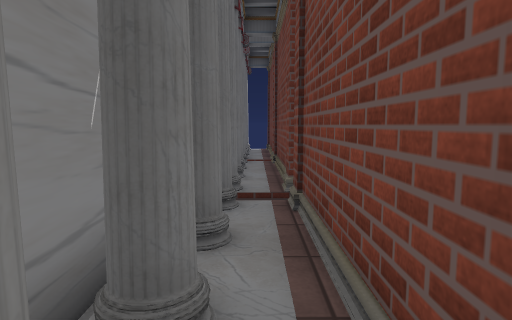
[1] (above)

16 first-person views from a walk through a Unity game level. The camera is 1.5 m above the floor, tilts 6° down and sees 75° across. The floor is counted in squares, 1 m on a side. Each view is taken from the middle of a square. On the plan, view 1 faces up. The plan holds only what a view shows up to about 15 squares ahead; the rest is blank. The place goes on beyond the plan. Some animated figures are left out. Some surface patterns are stand-ins.

[2]
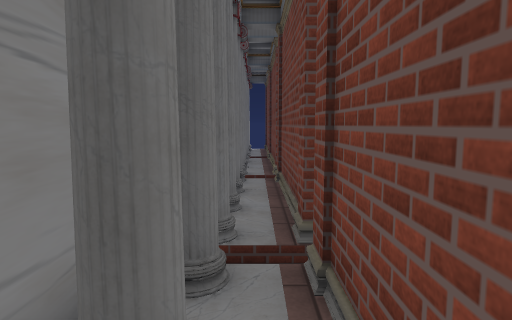

[3]
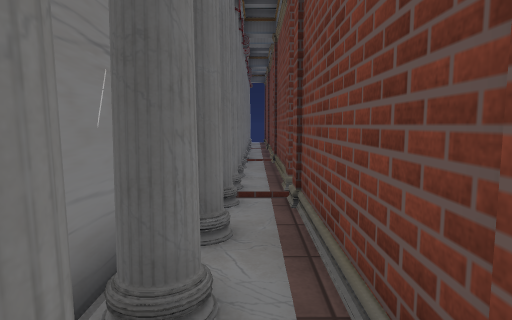

[4]
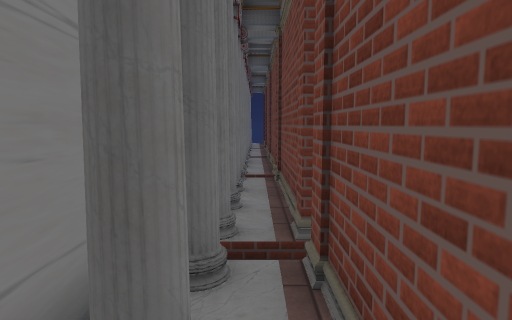

[5]
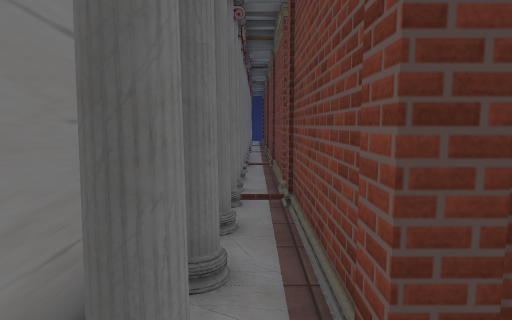

[6]
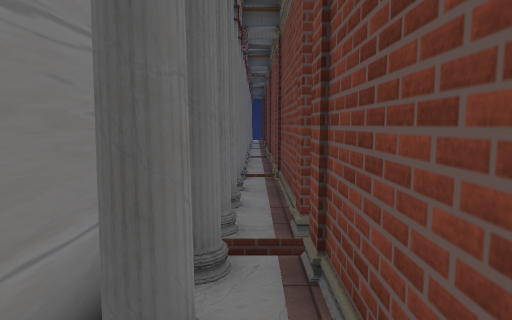

[7]
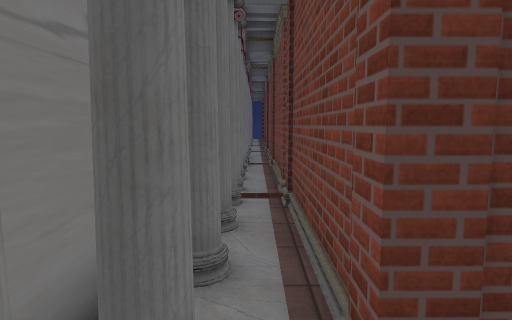

[8]
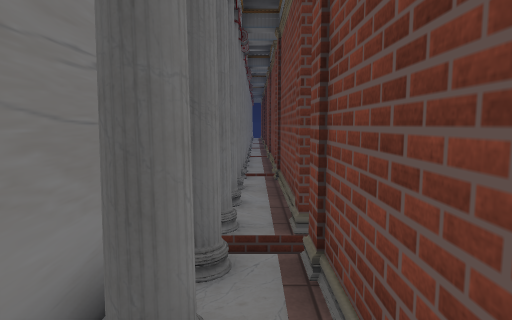

[9]
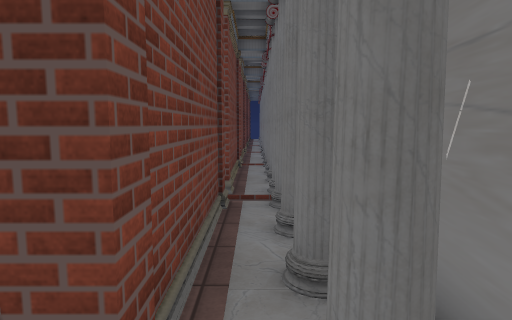

[10]
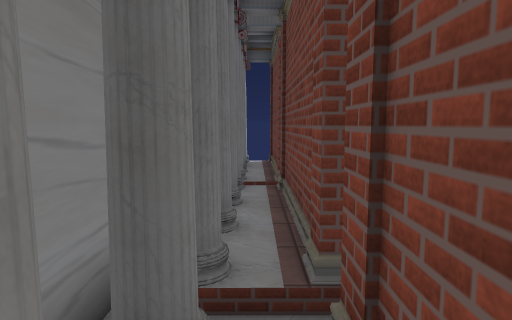

[11]
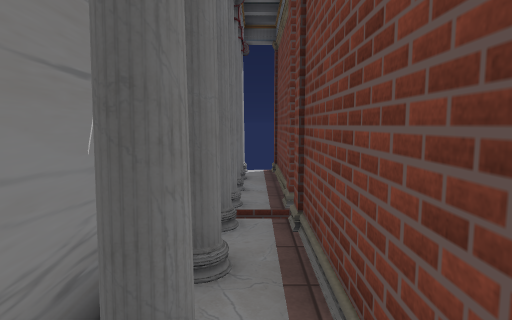

[12]
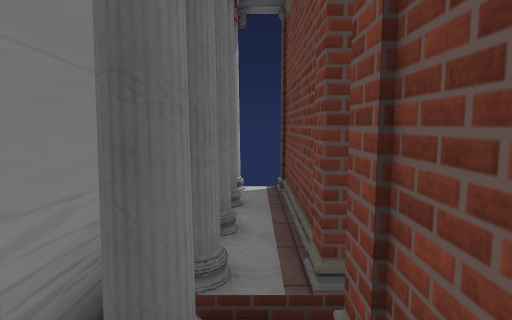

[13]
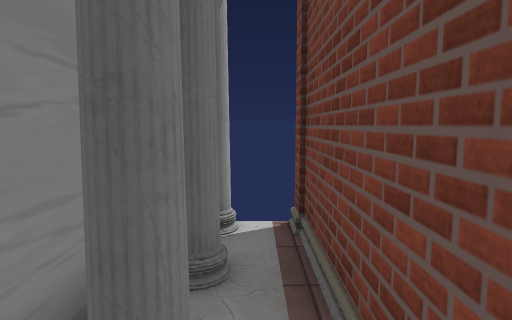

[14]
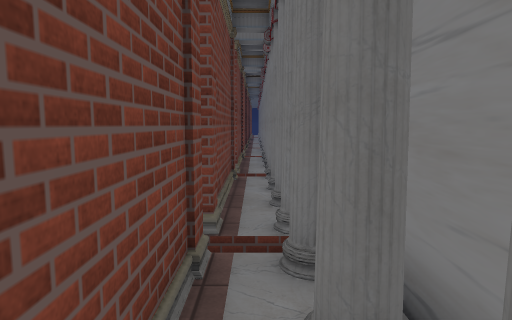

[15]
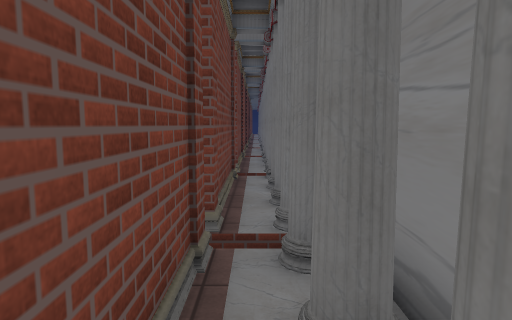

[16]
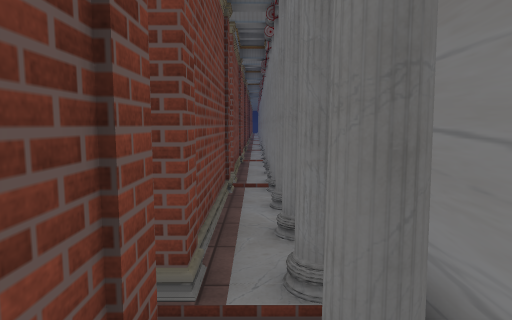

### Floor plan
Key: @ floor where view 1 was taken; # wall or solid block; . main floor; - floor 0.25 m lower than the main floor; / step, stairs or slope.
Columns run from 2 left of view 1 to 1 right of it. Each row starts with its distance up from view 1.
 17  #/#
 16   .#
 15 ##.#
 14 ##.#
 13 #/.#
 12 ##/#
 11 ##/#
 10 # .#
  9 ##.#
  8 ##.#
  7 #/.#
  6 ##/#
  5 ##.#
  4  #.#
  3 ##.#
  2 ##.#
  1 #/.#
  0 ##@#
 -1 ##.#
 -2 ##.#
 -3 #/.#
 -4 ##.#
 -5 ##.#
 -6 # //
 -7 ##.#
 -8 ##.#
 -9 #/.#
-10 ##.#
-11 ##.#
-12 #---
-13 ##.#
-14 ##.#
-15 # .#
-16 ##.#
-17 ##.#
-18 #///
-19 ##.#
-20 ##.#
-21  /.#
-22  #.#
-23  #.#

Positions as (right, up) in squares from view 1, and headings:
1: (0, 0), facing up
2: (0, -4), facing up
3: (0, -6), facing up
4: (0, -10), facing up
5: (0, -13), facing up
6: (0, -16), facing up
7: (0, -19), facing up
8: (0, -22), facing up
9: (0, -17), facing down
10: (0, 3), facing up
11: (0, 6), facing up
12: (0, 9), facing up
13: (0, 12), facing up
14: (0, -2), facing down
15: (0, 4), facing down
16: (0, 8), facing down
